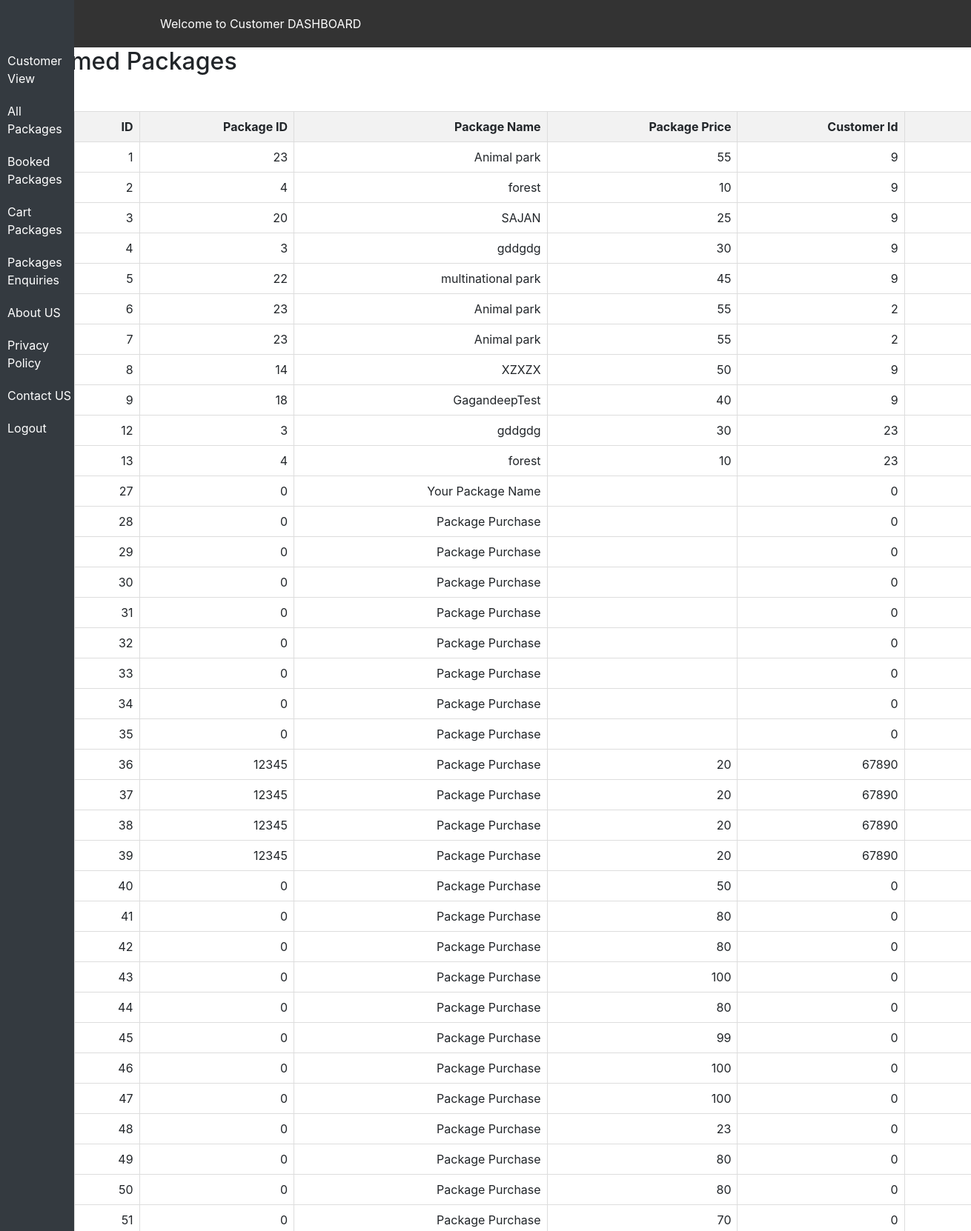
Page /checking.php (signed in, upper part) on the committed database.
### tables this page shows
CREATE TABLE `transaction` (
  `packageid` int(11) NOT NULL,
  `packagename` varchar(100) NOT NULL,
  `packageprice` varchar(100) NOT NULL,
  `customerid` int(11) NOT NULL,
  `status` varchar(50) NOT NULL,
  `id` int(11) NOT NULL,
  `Firstname` varchar(100) NOT NULL,
  `Lastname` varchar(100) NOT NULL,
  `Country` varchar(100) NOT NULL,
  `Address` varchar(100) NOT NULL,
  `City` varchar(100) NOT NULL,
  `State` varchar(100) NOT NULL,
  `Zipcode` varchar(100) NOT NULL,
  `Email` varchar(100) NOT NULL,
  `phone` varchar(100) NOT NULL,
  `orderid` varchar(200) NOT NULL,
  `payerid` varchar(200) NOT NULL,
  `paymentid` varchar(50) NOT NULL,
  `Enquiry` varchar(200) NOT NULL,
  `Note` varchar(200) NOT NULL
);

### checking.php (the view, shortened to what this page needs)
<?php
include('config.php');
include('extra.php');
$status_sql = "SELECT * FROM `transaction` WHERE status='confirmed'";
$status_result = $conn->query($status_sql);
$confirmed_packages = array();
if ($status_result && $status_result->num_rows > 0) {
    $confirmed_packages = $status_result->fetch_all(MYSQLI_ASSOC);
}
?>
<!DOCTYPE html>
<html lang="en">
<head>
    <link rel="stylesheet" href="https://cdn.datatables.net/2.0.7/css/dataTables.dataTables.min.css">
    <link rel="stylesheet" href="https://maxcdn.bootstrapcdn.com/bootstrap/4.5.2/css/bootstrap.min.css">
</head>
</head>
<body>
<h2>Confirmed Packages</h2>
<?php if (!empty($confirmed_packages)): ?>
    <table>
    <div class="content">
        <table id="myTable" class='content' style="width:100%">
        <thead>
            <tr>
                <th>ID</th>
                <th>Package ID</th>
                <th>Package Name</th>
                <th>Package Price</th>
                <th>Customer Id</th>
                <th>Status</th>
            </tr>
        </thead>
        <tbody>
            <?php foreach ($confirmed_packages as $package): ?>
                <tr>
                    <td><?php echo isset($package['id']) ? $package['id'] : ''; ?></td>
                    <td><?php echo isset($package['packageid']) ? $package['packageid'] : ''; ?></td>
                    <td><?php echo isset($package['packagename']) ? $package['packagename'] : ''; ?></td>
                    <td><?php echo isset($package['packageprice']) ? $package['packageprice'] : ''; ?></td>
                    <td><?php echo isset($package['customerid']) ? $package['customerid'] : ''; ?></td>
                    <td><?php echo isset($package['status']) ? $package['status'] : ''; ?></td>
                </tr>
            <?php endforeach; ?>
        </tbody>
    </table>
<?php else: ?>
    <p>No confirmed packages found.</p>
<?php endif; ?>
</body>
</html>

### extra.php (style rules this page uses)
.content { margin-left: 100px; margin-right:40px; padding: 20px; }

### checking.php (style rules this page uses)
table { width: 100%; border-collapse: collapse; }
th, td { border: 1px solid #ddd; padding: 8px; text-align: right; }
th { background-color: #f2f2f2; }

### rows in the picture
transaction: id "1", packageid "23", packagename "Animal park", packageprice "55", customerid "9"
transaction: id "2", packageid "4", packagename "forest", packageprice "10", customerid "9"
transaction: id "3", packageid "20", packagename "SAJAN", packageprice "25", customerid "9"
transaction: id "4", packageid "3", packagename "gddgdg", packageprice "30", customerid "9"
transaction: id "5", packageid "22", packagename "multinational park", packageprice "45", customerid "9"
transaction: id "6", packageid "23", packagename "Animal park", packageprice "55", customerid "2"
transaction: id "7", packageid "23", packagename "Animal park", packageprice "55", customerid "2"
transaction: id "8", packageid "14", packagename "XZXZX", packageprice "50", customerid "9"
transaction: id "9", packageid "18", packagename "GagandeepTest", packageprice "40", customerid "9"
transaction: id "12", packageid "3", packagename "gddgdg", packageprice "30", customerid "23"
transaction: id "13", packageid "4", packagename "forest", packageprice "10", customerid "23"
transaction: id "27", packageid "0", packagename "Your Package Name", customerid "0"
transaction: id "28", packageid "0", packagename "Package Purchase", customerid "0"
transaction: id "29", packageid "0", packagename "Package Purchase", customerid "0"
transaction: id "30", packageid "0", packagename "Package Purchase", customerid "0"
transaction: id "31", packageid "0", packagename "Package Purchase", customerid "0"
transaction: id "32", packageid "0", packagename "Package Purchase", customerid "0"
transaction: id "33", packageid "0", packagename "Package Purchase", customerid "0"
transaction: id "34", packageid "0", packagename "Package Purchase", customerid "0"
transaction: id "35", packageid "0", packagename "Package Purchase", customerid "0"
transaction: id "36", packageid "12345", packagename "Package Purchase", packageprice "20", customerid "67890"
transaction: id "37", packageid "12345", packagename "Package Purchase", packageprice "20", customerid "67890"
transaction: id "38", packageid "12345", packagename "Package Purchase", packageprice "20", customerid "67890"
transaction: id "39", packageid "12345", packagename "Package Purchase", packageprice "20", customerid "67890"
transaction: id "40", packageid "0", packagename "Package Purchase", packageprice "50", customerid "0"
transaction: id "41", packageid "0", packagename "Package Purchase", packageprice "80", customerid "0"
transaction: id "42", packageid "0", packagename "Package Purchase", packageprice "80", customerid "0"
transaction: id "43", packageid "0", packagename "Package Purchase", packageprice "100", customerid "0"
transaction: id "44", packageid "0", packagename "Package Purchase", packageprice "80", customerid "0"
transaction: id "45", packageid "0", packagename "Package Purchase", packageprice "99", customerid "0"
transaction: id "46", packageid "0", packagename "Package Purchase", packageprice "100", customerid "0"
transaction: id "47", packageid "0", packagename "Package Purchase", packageprice "100", customerid "0"
transaction: id "48", packageid "0", packagename "Package Purchase", packageprice "23", customerid "0"
transaction: id "49", packageid "0", packagename "Package Purchase", packageprice "80", customerid "0"
transaction: id "50", packageid "0", packagename "Package Purchase", packageprice "80", customerid "0"
transaction: id "51", packageid "0", packagename "Package Purchase", packageprice "70", customerid "0"
